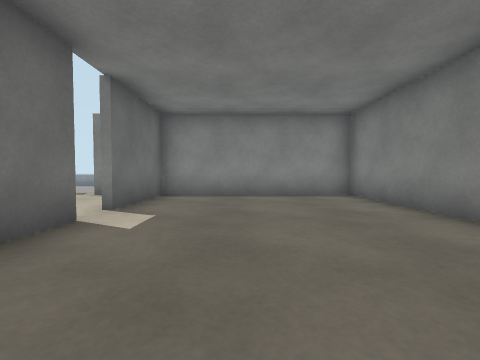
view 1 (above)

17 first-person views from a walk through a Gazebo world. The camera is 0.72 m above the floor, tilts 2° down and sees 90° across. The floor is counted in squares, 1 m on a side. Each view is taken from the middle of a square. On the plan, view 1 faces up. The plan holds only what a view shows up to about 9 squares ahead; the rest is blank. The place goes on beyond the plan. Robots are left out.

view 2
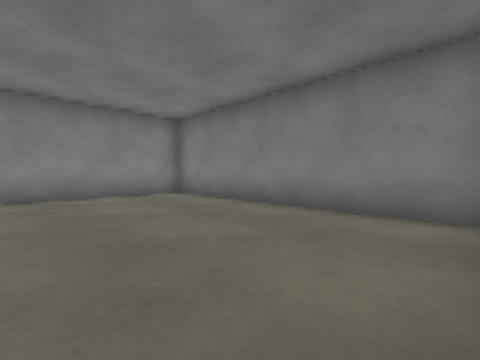

view 3
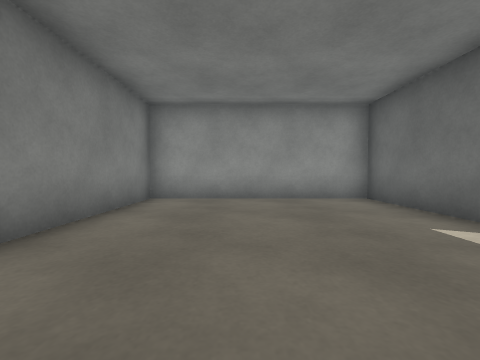

view 4
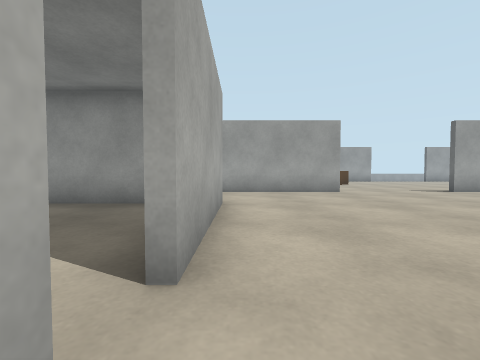

view 5
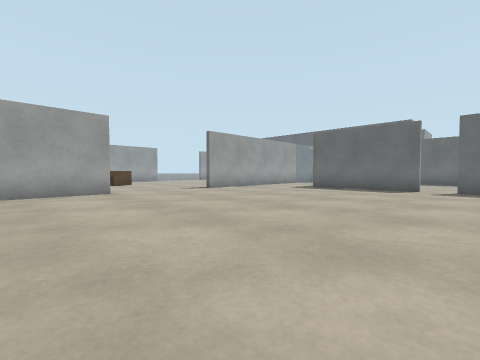

view 6
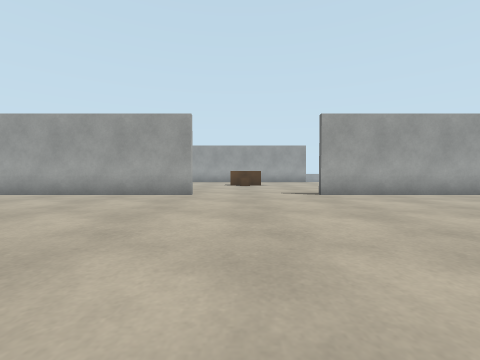

view 7
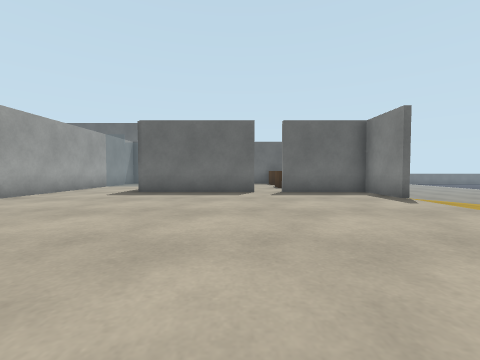

view 8
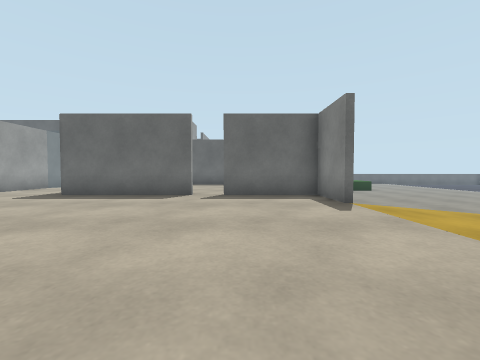

view 9
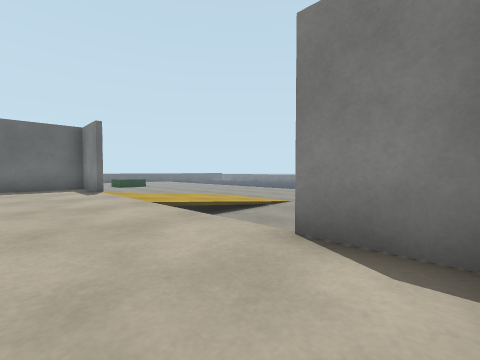

view 10
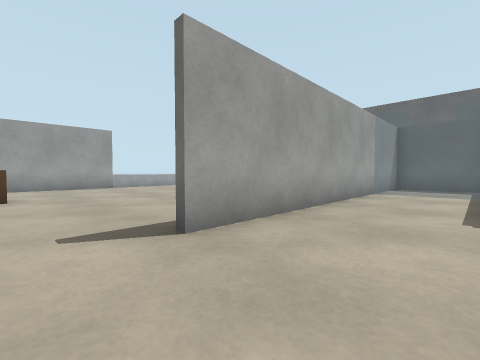

view 11
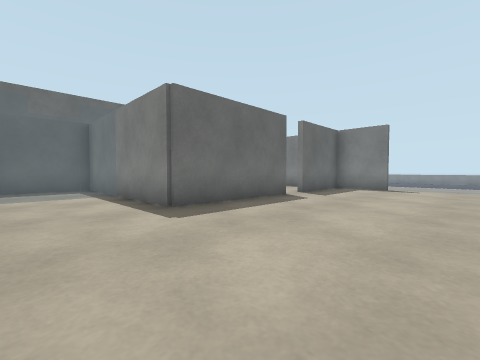

view 12
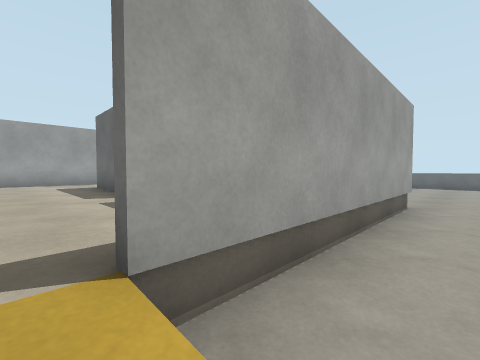

view 13
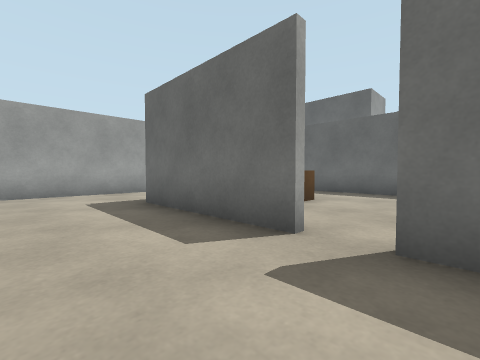

view 14
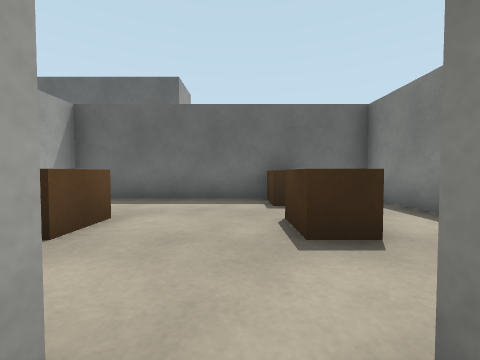

view 15
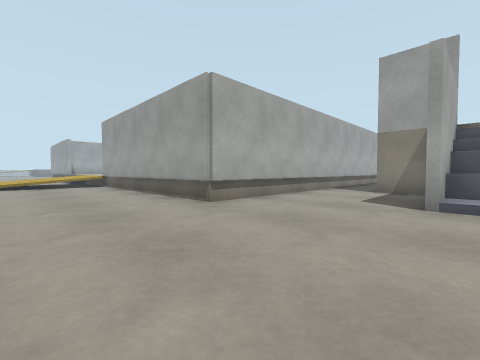

view 16
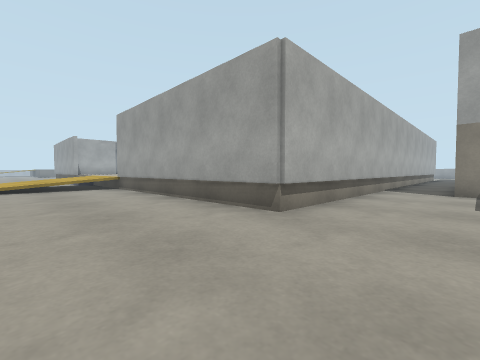

view 17
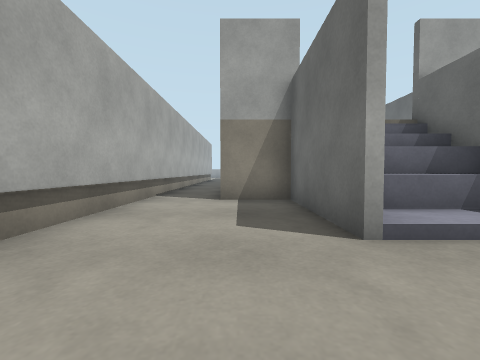

### Floor plan
Key: @ floor where view 1 was taken; # wall or solid block; . main floor; - floor 0.15 m lower than the main floor; _ floor 0.2 m lower than the main floor; < floor 0.3 m lower than the main floor; ( floor 0.5 m lower than the main floor; = window, fence, low wall or low ledge; B yellow box; R brown box; G grey box.
Columns run from 25 left of view 1 to 4 right of it. Each row starts with its distance up from view 1.
 11 (((((((((((((B<<<((
 10 (((((((((((((____(((
  9 (((((((((((((- --(((
  8 (((((((((((((
  7 (((((########........#########
  6 (((((#.....#...........#.....#
  5  #(((RR.R..#...........#.....#
  4 G#(((#.......................#
  3 G((((#.....#...........#.....#
  2 GGG((#..R. #...........#.....#
  1    ((#. R  #...........#.....#
  0    ((#    ##...........#.@...#
 -1    ((##  ##............#######
 -2      #= ................
 -3      ## .................
 -4         #######....######
 -5               .....
 -6              ....
 -7              ....
 -8             .....
 -9             ....RR
-10             .....
-11              ....
-12               ...
-13                ##

Where each view was taken, in squares from view 1:
view 1: 0 up, 0 right, facing up
view 2: 0 up, 1 left, facing up-right
view 3: 6 up, 1 right, facing down
view 4: 5 up, 3 left, facing down
view 5: 5 up, 4 left, facing down-left
view 6: 4 up, 8 left, facing down
view 7: 3 up, 6 left, facing left
view 8: 5 up, 7 left, facing left
view 9: 5 up, 3 left, facing up-left
view 10: 1 down, 9 left, facing down-left
view 11: 3 down, 10 left, facing up-left
view 12: 9 up, 12 left, facing down-left
view 13: 5 up, 12 left, facing down-left
view 14: 4 up, 14 left, facing left
view 15: 11 up, 25 left, facing down-right
view 16: 11 up, 23 left, facing down-right
view 17: 8 up, 23 left, facing down
